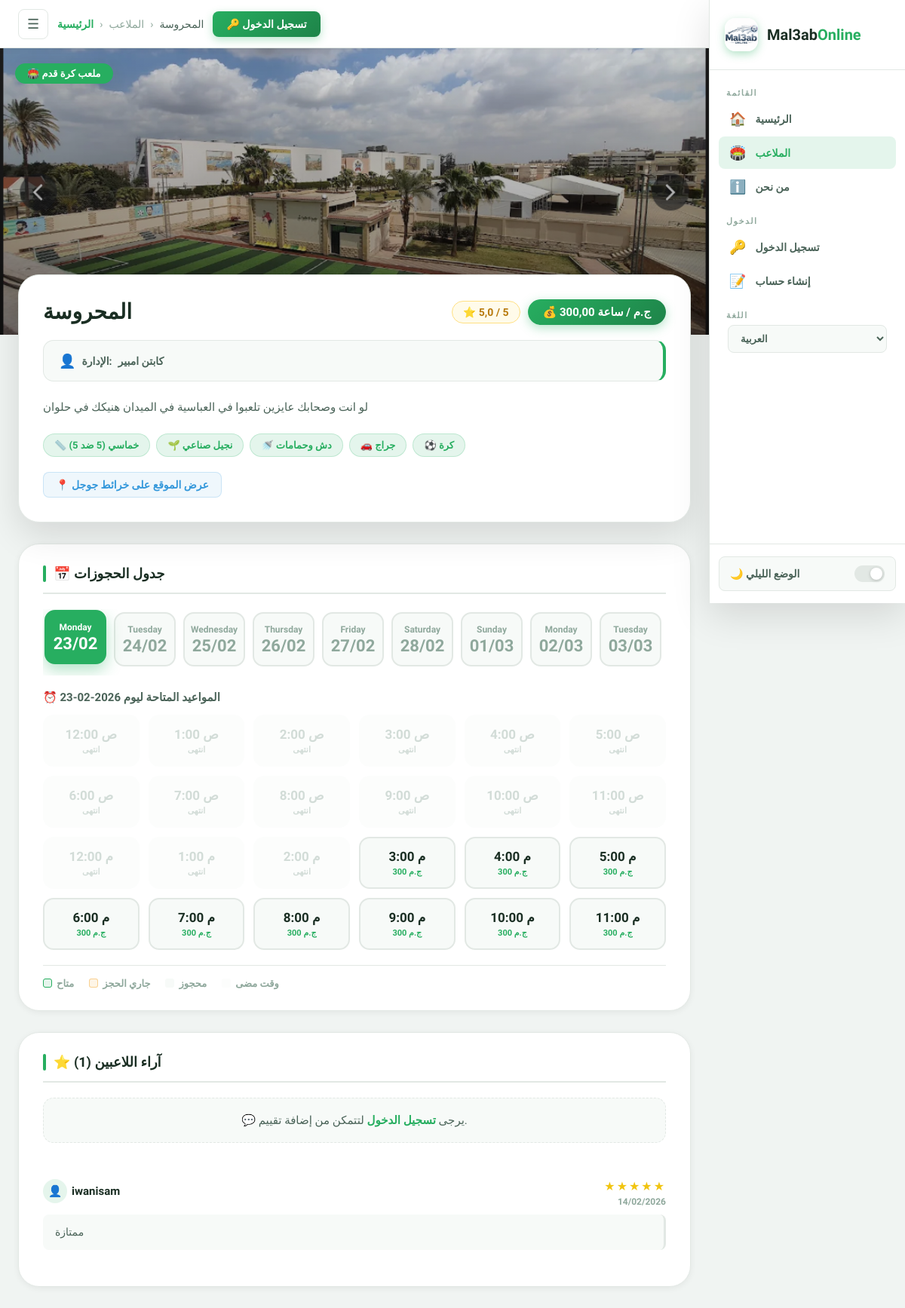
Before: /ar/pitch/1/ with the older database file.
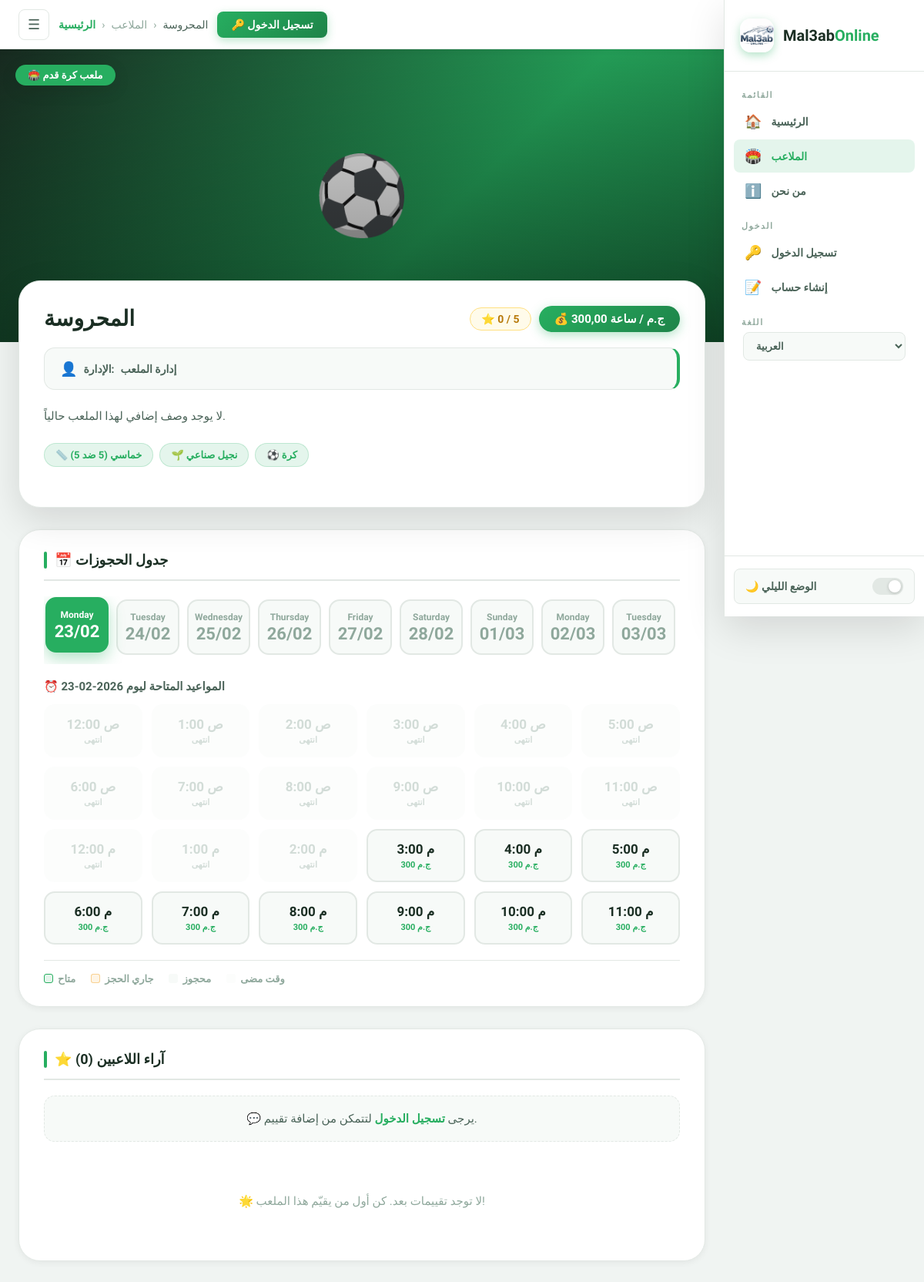
After: the same page with the newer database file.
### bookings/models.py (models this page shows, shortened)
class Pitch(models.Model):
    is_new = models.BooleanField(default=False, verbose_name="ملعب جديد؟")
    is_available = models.BooleanField(default=True, verbose_name="متاح الآن؟")
    SIZE_CHOICES = [
        ('5x5', 'خماسي (5 ضد 5)'),
        ('7x7', 'سباعي (7 ضد 7)'),
        ('11x11', 'قانوني (11 ضد 11)'),
    ]
    FLOOR_CHOICES = [
        ('Artificial', 'نجيل صناعي'),
        ('Natural', 'نجيل طبيعي'),
        ('Tartan', 'ترتان / مطاط'),
    ]
    LOCATION_CHOICES = [
        ('Abbaseya', 'العباسية'),
        ('Nasr City', 'مدينة نصر'),
        ('New Cairo', 'مصر الجديدة'),
        ('Maadi', 'المعادي'),
        ('Shoubra', 'شبرا'),
        ('Dokki', 'الدقي'),
        ('Giza', 'الجيزة'),
        ('Zamalek', 'الزمالك'),
        ('Haram', 'الهرم'),
        ('Faisal', 'فيصل'),
        ('Obour', 'العبور'),
        ('Shorouk', 'الشروق'),
        ('October', '6 أكتوبر'),
        ('Sheikh Zayed', 'الشيخ زايد'),
        ('Helwan', 'حلوان'),
        ('Mokattam', 'المقطم'),
    ]
    name            = models.CharField(max_length=100, verbose_name="اسم الملعب")
    price_per_hour  = models.DecimalField(max_digits=10, decimal_places=2, verbose_name="سعر الساعة الأساسي")
    location        = models.CharField(max_length=50, choices=LOCATION_CHOICES, default='Nasr City', verbose_name="المنطقة")
    address         = models.CharField(max_length=255, blank=True, verbose_name="العنوان بالتفصيل")
    image           = models.ImageField(upload_to='pitch_images/', blank=True, null=True, verbose_name="صورة الملعب")
    google_map_link = models.URLField(blank=True, null=True, verbose_name="رابط جوجل ماب")
    description     = models.TextField(blank=True, verbose_name="وصف ومميزات الملعب")
    phone_number    = models.CharField(max_length=15, blank=True, verbose_name="رقم الملعب")
    owner_name      = models.CharField(max_length=100, blank=True, verbose_name="اسم صاحب الملعب")
    latitude        = models.FloatField(blank=True, null=True, verbose_name="خط العرض (Latitude)")
    longitude       = models.FloatField(blank=True, null=True, verbose_name="خط الطول (Longitude)")
    size            = models.CharField(max_length=10, choices=SIZE_CHOICES, default='5x5', verbose_name="حجم الملعب")
    floor_type      = models.CharField(max_length=20, choices=FLOOR_CHOICES, default='Artificial', verbose_name="نوع الأرضية")
    has_showers     = models.BooleanField(default=False, verbose_name="يوجد حمامات/دش")
    has_parking     = models.BooleanField(default=False, verbose_name="يوجد جراج")
    has_ball        = models.BooleanField(default=True,  verbose_name="توفر كرة")
    has_bibs        = models.BooleanField(default=False, verbose_name="توفر ماركرات (صديري)")
    class Meta:
        verbose_name        = "ملعب"
        verbose_name_plural = "الملاعب"

class Review(models.Model):
    pitch      = models.ForeignKey(Pitch, related_name='reviews', on_delete=models.CASCADE, verbose_name="الملعب")
    user       = models.ForeignKey(User,  on_delete=models.CASCADE, verbose_name="المستخدم")
    rating     = models.IntegerField(default=5, verbose_name="التقييم (من 5)")
    comment    = models.TextField(blank=True, null=True, verbose_name="التعليق")
    created_at = models.DateTimeField(auto_now_add=True)
    class Meta:
        verbose_name        = "تقييم"
        verbose_name_plural = "التقييمات"
        ordering            = ['-created_at']

### bookings/views.py (the view, shortened to what this page needs)
# urls.py: path('pitch/<int:pitch_id>/', views.pitch_detail, name='pitch_detail'),
def pitch_detail(request, pitch_id):
    pitch = get_object_or_404(Pitch, id=pitch_id)
    average_rating = pitch.reviews.aggregate(Avg('rating'))['rating__avg'] or 0
    reviews        = pitch.reviews.all()
    date_str = request.GET.get('date')
    try:
        selected_date = datetime.strptime(date_str, '%Y-%m-%d').date()
    except (ValueError, TypeError):
        selected_date = datetime.now().date()
    active_bookings  = Booking.objects.filter(pitch=pitch, date=selected_date).exclude(status='Cancelled')
    hours_status_map = {int(b.time.split(':')[0]): b.status for b in active_bookings}
    pricing_rules      = PitchPricing.objects.filter(pitch=pitch).filter(
        Q(specific_date=selected_date) | Q(specific_date__isnull=True)
    ).order_by('price')
    pricing_rules_list = list(pricing_rules)
    hours_schedule = []
    current_hour   = datetime.now().hour
    is_today       = (selected_date == datetime.now().date())
    for i in range(24):
        status  = hours_status_map.get(i)
        is_past = is_today and i <= current_hour
        if i == 0:      formatted_time = "12:00 ص"
        elif i < 12:    formatted_time = f"{i}:00 ص"
        elif i == 12:   formatted_time = "12:00 م"
        else:           formatted_time = f"{i-12}:00 م"
        hour_price = pitch.price_per_hour
        for rule in pricing_rules_list:
            if rule.start_hour <= i < rule.end_hour:
                hour_price = rule.price
                break
        hours_schedule.append({
            'hour_display': formatted_time,
            'hour_value':   i,
            'status':       status,
            'is_past':      is_past,
            'price':        hour_price,
        })
    days_list = []
    today     = datetime.now().date()
    for i in range(14):
        day_date = today + timedelta(days=i)
        days_list.append({
            'full_date': day_date.strftime('%Y-%m-%d'),
            'day_name':  day_date.strftime('%A'),
            'display':   day_date.strftime('%d/%m'),
        })
    related_pitches = Pitch.objects.filter(location=pitch.location).exclude(id=pitch.id)[:3]
    return render(request, 'pitch_detail.html', {
        'pitch':           pitch,
        'days_list':       days_list,
        'selected_date':   selected_date.strftime('%Y-%m-%d'),
        'hours_schedule':  hours_schedule,
        'reviews':         reviews,
        'average_rating':  round(average_rating, 1),
        'review_count':    reviews.count(),
        'related_pitches': related_pitches,
    })

### templates/pitch_detail.html (shortened to what this page needs)
{% extends 'base.html' %}
{% load static %}
{% load i18n %}
{% block pitches_active %}active{% endblock %}
{% block breadcrumb %}
    <a href="{% url 'home' %}">{% trans "الرئيسية" %}</a>
    <span>›</span>
    <span>{% trans "الملاعب" %}</span>
    <span>›</span>
    <span style="color:var(--text-2);">{{ pitch.name }}</span>
{% endblock %}
{% block content %}
    <div class="hero-section">
        {% if pitch.image %}
            <img src="{{ pitch.image.url }}" alt="{{ pitch.name }}" class="hero-cover" loading="lazy">
        {% else %}
            <div class="hero-placeholder">⚽</div>
        {% endif %}
        <div class="hero-overlay"></div>
        <span class="hero-badge">🏟️ {% trans "ملعب كرة قدم" %}</span>
    </div>
    <div class="page-container">
        <div class="pitch-card fade-up">
            <div class="pitch-card-header">
                <h1 class="pitch-name">{{ pitch.name }}</h1>
                <div style="display:flex; align-items:center; gap:10px; flex-wrap:wrap;">
                    <div class="rating-inline">
                        ⭐ {{ average_rating }} / 5
                    </div>
                    <span class="price-badge">💰 {{ pitch.price_per_hour }} {% trans "ج.م / ساعة" %}</span>
                </div>
            </div>
            <div class="owner-box">
                <div class="owner-chip">
                    <span class="chip-icon">👤</span>
                    {% trans "الإدارة" %}: <strong>{{ pitch.owner_name|default:"إدارة الملعب" }}</strong>
                </div>
            </div>
            <p class="pitch-description">
                {{ pitch.description|default:"لا يوجد وصف إضافي لهذا الملعب حالياً." }}
            </p>
            <div class="features-row">
                <span class="feature-pill">📏 {{ pitch.get_size_display }}</span>
                <span class="feature-pill">🌱 {{ pitch.get_floor_type_display }}</span>
                {% if pitch.has_showers %}<span class="feature-pill">🚿 {% trans "دش وحمامات" %}</span>{% endif %}
                {% if pitch.has_parking %}<span class="feature-pill">🚗 {% trans "جراج" %}</span>{% endif %}
                {% if pitch.has_ball %}<span class="feature-pill">⚽ {% trans "كرة" %}</span>{% endif %}
            </div>
            {% if pitch.google_map_link %}
                <a href="{{ pitch.google_map_link }}" target="_blank" class="map-link">
                    📍 {% trans "عرض الموقع على خرائط جوجل" %}
                </a>
            {% endif %}
        </div>
        <div class="section-block fade-up">
            <h2 class="section-heading">📅 {% trans "جدول الحجوزات" %}</h2>
            <div class="days-scroller">
                {% for day in days_list %}
                <a href="?date={{ day.full_date }}"
                   class="day-card {% if selected_date == day.full_date %}active{% endif %}">
                    <span class="day-name">{{ day.day_name }}</span>
                    <span class="day-num">{{ day.display }}</span>
                </a>
                {% endfor %}
            </div>
            <p class="sub-heading">⏰ {% trans "المواعيد المتاحة ليوم" %} {{ selected_date }}</p>
            <div class="slots-grid">
                {% for hour in hours_schedule %}
                    {% if hour.status == 'Confirmed' %}
                        <div class="time-slot booked">
                            <span class="slot-time">{{ hour.hour_display }}</span>
                            <span class="slot-label">{% trans "محجوز" %}</span>
                        </div>
                    {% elif hour.status == 'Pending' %}
                        <div class="time-slot pending">
                            <span class="slot-time">{{ hour.hour_display }}</span>
                            <span class="slot-label">{% trans "جاري الحجز" %}</span>
                        </div>
                    {% elif hour.is_past %}
                        <div class="time-slot past">
                            <span class="slot-time">{{ hour.hour_display }}</span>
                            <span class="slot-label" style="color:var(--text-muted);">{% trans "انتهى" %}</span>
                        </div>
                    {% else %}
                        <a href="{% url 'booking_confirm' pitch.id hour.hour_value %}?date={{ selected_date }}"
                           class="time-slot available">
                            <span class="slot-time">{{ hour.hour_display }}</span>
                            <span class="slot-label">
                                {% if hour.price %}
                                    {{ hour.price|floatformat:0 }} {% trans "ج.م" %}
                                {% else %}
                                    {% trans "احجز الآن" %}
                                {% endif %}
                            </span>
                        </a>
                    {% endif %}
                {% endfor %}
            </div>
            <div class="slots-legend">
                <div class="legend-item">
                    <div class="legend-dot" style="background:var(--primary-ghost); border-color:var(--primary);"></div>
                    {% trans "متاح" %}
                </div>
                <div class="legend-item">
                    <div class="legend-dot" style="background:rgba(243,156,18,0.1); border-color:rgba(243,156,18,0.4);"></div>
                    {% trans "جاري الحجز" %}
                </div>
                <div class="legend-item">
                    <div class="legend-dot" style="background:var(--surface-2);"></div>
                    {% trans "محجوز" %}
                </div>
                <div class="legend-item">
                    <div class="legend-dot" style="background:var(--surface-2); opacity:0.4;"></div>
                    {% trans "وقت مضى" %}
                </div>
            </div>
        </div>
        <div class="section-block fade-up">
            <h2 class="section-heading">⭐ {% trans "آراء اللاعبين" %} ({{ review_count }})</h2>
            {% if user.is_authenticated %}
            <div class="review-form-card">
                <h4 class="review-form-title">
                    {% trans "شاركنا تجربتك مع الملعب" %}
                </h4>
                <form method="POST">
                    {% csrf_token %}
                    <label class="form-label">{% trans "تقييمك" %}:</label>
                    <div class="star-rating">
                        <input type="radio" name="rating" id="star5" value="5"><label for="star5">★</label>
                        <input type="radio" name="rating" id="star4" value="4"><label for="star4">★</label>
                        <input type="radio" name="rating" id="star3" value="3"><label for="star3">★</label>
                        <input type="radio" name="rating" id="star2" value="2"><label for="star2">★</label>
                        <input type="radio" name="rating" id="star1" value="1"><label for="star1">★</label>
                    </div>
                    <label class="form-label">{% trans "تعليقك" %}:</label>
                    <textarea
                        name="comment"
                        class="form-textarea"
                        placeholder="{% trans 'كيف كانت حالة الملعب؟ هل الخدمات جيدة؟ ما رأيك بالأسعار؟' %}">
                    </textarea>
                    <button type="submit" class="btn-submit">{% trans "نشر التقييم" %} ✉️</button>
                </form>
            </div>
            {% else %}
            <div class="auth-prompt">
                💬 {% trans "يرجى" %} <a href="{% url 'login' %}">{% trans "تسجيل الدخول" %}</a> {% trans "لتتمكن من إضافة تقييم." %}
            </div>
            {% endif %}
            {% for review in reviews %}
            <div class="review-item">
                <div class="review-meta">
                    <div class="reviewer-name">
                        <div class="reviewer-avatar">👤</div>
                        {{ review.user.username }}
                    </div>
                    <div style="display:flex; flex-direction:column; align-items:flex-end; gap:4px;">
                        <div class="review-stars">
                            {% if review.rating == 5 %}★★★★★{% endif %}
                        </div>
                        <span class="review-date">{{ review.created_at|date:"d/m/Y" }}</span>
                    </div>
                </div>
                <p class="review-body">{{ review.comment }}</p>
            </div>
            {% empty %}
            <div class="empty-state">
                🌟 {% trans "لا توجد تقييمات بعد. كن أول من يقيّم هذا الملعب!" %}
            </div>
            {% endfor %}
        </div>
    </div>
{% endblock %}

Changed rows visible on the page:
removed Review: user.username "iwanisam", created_at "14/02/2026", comment "ممتازة"
changed Pitch "المحروسة": owner_name "كابتن امبير" → "إدارة الملعب"; description "لو انت وصحابك عايزين تلعبوا في العباسية في الميدان هنيكك في حلوان" → "لا يوجد وصف إضافي لهذا الملعب حالياً."; image: picture removed; has_showers True → False (drawn); has_parking True → False (drawn)
Other visible differences:
{{ average_rating }}: "5,0" → "0"
{{ review_count }}: "1" → "0"
text no longer shown: "🚿 دش وحمامات 🚗 جراج 📍 عرض الموقع على خرائط جوجل"
text now shown: "⚽ 🌟 لا توجد تقييمات بعد. كن أول من يقيّم هذا الملعب!"
